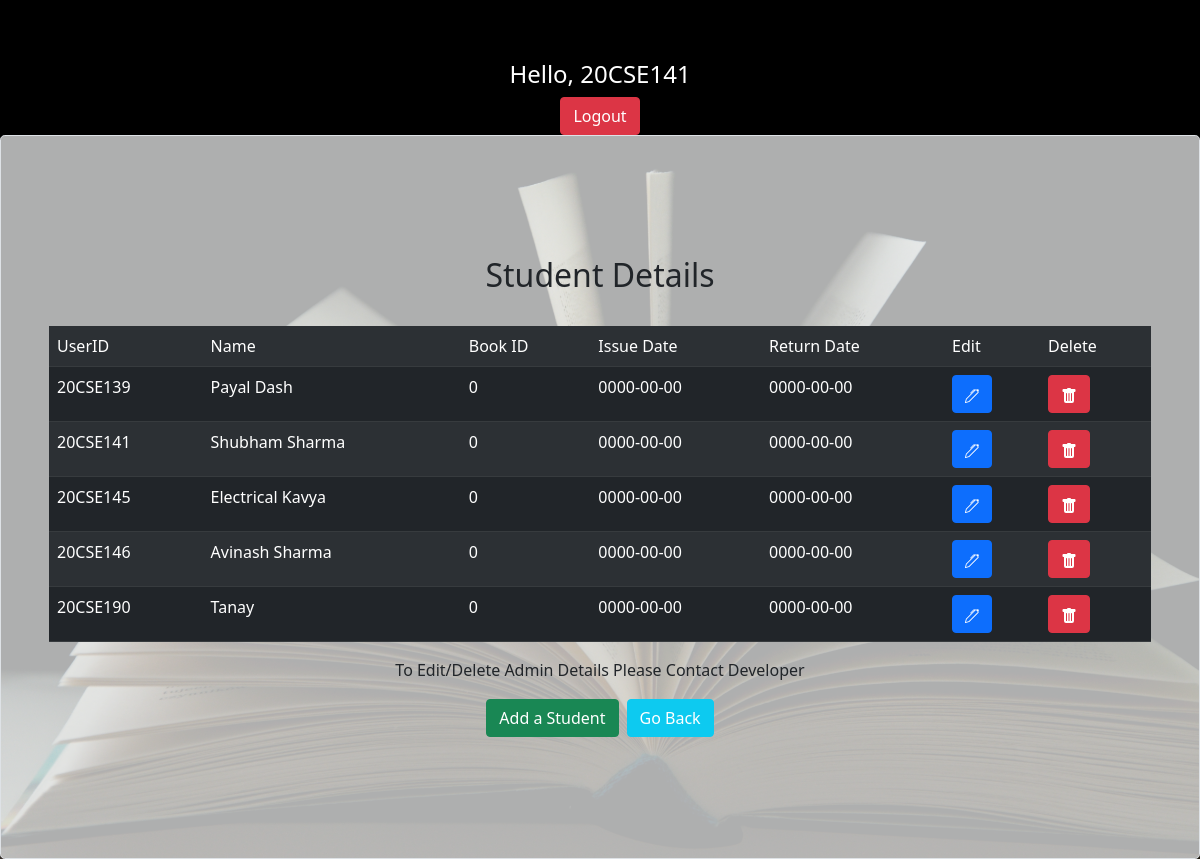
Screenshot of /studentview.php (signed in) with the database file from the repository.
### tables this page shows
CREATE TABLE `student` (
  `userid` varchar(55) NOT NULL,
  `bid` int(11) DEFAULT NULL,
  `pas` varchar(55) DEFAULT NULL,
  `issue` date DEFAULT NULL,
  `returnby` date DEFAULT NULL,
  `name` varchar(55) DEFAULT NULL
);

### studentview.php (the view, shortened to what this page needs)
<?php
$user=$_SESSION['user'];
$host="localhost";
$userid="root";
$pass="";
$db="library";
$con=mysqli_connect($host, $userid, $pass, $db);
?>
<!DOCTYPE html>
<html lang="en">
<head>
    <link href="https://cdn.jsdelivr.net/npm/bootstrap@5.1.3/dist/css/bootstrap.min.css" rel="stylesheet">
</head>
<body>
<div style="margin-top:5%">
<?php echo "<h4 style='color:white;text-align:center'>Hello, $user </h4>";?>
<center><button class="btn btn-danger" type="button" style="display:inline;" ><a href="logout.php"style="color:white; text-decoration:none">Logout</a></button></center
<div class="col-md-6" style="margin-left:25%; margin-top:11%">
        <div class="h-100 p-5 bg-light border rounded-3">
            <center>
            <br>
          <br>
          <br>
          <h2>Student Details</h2>
          <br>
    <table class="table table-dark table-striped table-hover">
        <tr>
            <td>UserID</td>
            <td>Name</td>
            <td>Book ID</td>
            <td>Issue Date</td>
            <td>Return Date</td>
            <td>Edit</td>
            <td>Delete</td>
        </tr>
        <?php
        $records= mysqli_query($con, "SELECT * FROM student where userid!='admin'");
        while($data = mysqli_fetch_array($records))
        {
            ?>
            <tr>
                <td><?php echo $data['userid']; ?></td>
                <td><?php echo $data['name']; ?></td>
                <td><?php echo $data['bid']; ?></td>
                <td><?php echo $data['issue']; ?></td>
                <td><?php echo $data['returnby']; ?></td>
                <td><a href="edit.php?id=<?php echo $data['userid'];?>"><button type="button" class="btn btn-primary">
                </svg></a></td>
                <td><a href="delete.php?id=<?php echo $data['userid'];?>"> <button type="button" class="btn btn-danger">
                </a></td>
            </tr>
        <?php
        }
        ?>
    </table>
    <p>To Edit/Delete Admin Details Please Contact Developer</p>
    <table>
    <tr>
    <td><center><button class="btn btn-success" type="button" style="display:inline;" ><a href="add.php"style="color:white; text-decoration:none">Add a Student</a></button></center></td>
    <td><br></td>
    <td></td>
    <td></td>
    <td><center><button class="btn btn-info" type="button" style="display:inline;" ><a href="dashboard.php"style="color:white; text-decoration:none">Go Back</a></button></center></td>
    </tr>
    </table>
          <br>
          <br>
          <br>
        </center>
        </div>
      </div>
</body>
</html>

### studentview.php (style rules this page uses)
.bg-light { --bs-bg-opacity:0.7; }
body { background-image: url(screen.jpg); background-repeat: no-repeat; background-size: cover; }

### rows the page displays
student: userid "20CSE139", name "Payal Dash", bid "0", issue "0000-00-00", returnby "0000-00-00"
student: userid "20CSE141", name "Shubham Sharma", bid "0", issue "0000-00-00", returnby "0000-00-00"
student: userid "20CSE145", name "Electrical Kavya", bid "0", issue "0000-00-00", returnby "0000-00-00"
student: userid "20CSE146", name "Avinash Sharma", bid "0", issue "0000-00-00", returnby "0000-00-00"
student: userid "20CSE190", name "Tanay", bid "0", issue "0000-00-00", returnby "0000-00-00"

### other values shown
$user "20CSE141"
